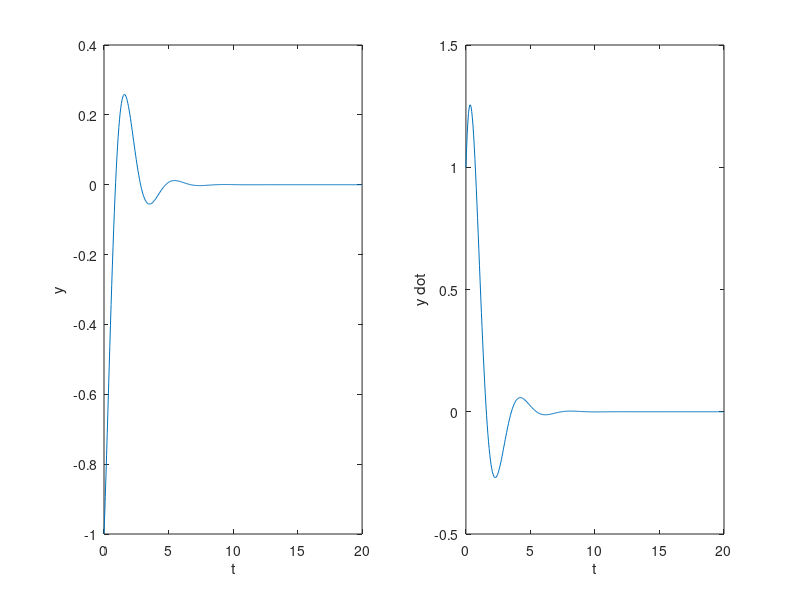

Source code (MATLAB):
%% PENCE MATARIA 
%  AE322 (170382)  

clear all;

%% INPUTS
prompt = {'Enter Damping Ratio:','Enter Natural Frequency:','Enter Step size:'};
dlgtitle = 'Input';
dims = [1 35];
definput = {'0.44','1.8','0.05'};
answer = inputdlg(prompt,dlgtitle,dims,definput);
si = str2double(answer(1));
wn = str2double(answer(2));
h = str2double(answer(3));

%%
t(1)=0;
tfinal = 20;
N=ceil(tfinal/h);
y(1) = -1;
y_dot(1) = 1;

F_y = @(t,y,y_dot) y_dot;                       %Dynamical Diff. equations for second order system
F_y_dot = @(t,y,y_dot) -(wn^2)*y-2*si*wn*y_dot;

%% RK4 LOOP
for i=1:(N-1)
    t(i+1) = t(i) + h;
    k_1_y = F_y(t(i),y(i),y_dot(i));
    k_1_y_dot = F_y_dot(t(i),y(i),y_dot(i));
    k_2_y = F_y(t(i)+0.5*h,y(i)+0.5*h*k_1_y,y_dot(i)+0.5*h*k_1_y_dot);
    k_2_y_dot = F_y_dot(t(i)+0.5*h,y(i)+0.5*h*k_1_y,y_dot(i)+0.5*h*k_1_y_dot);
    k_3_y = F_y(t(i)+0.5*h,y(i)+0.5*h*k_2_y,y_dot(i)+0.5*h*k_2_y_dot);
    k_3_y_dot = F_y_dot(t(i)+0.5*h,y(i)+0.5*h*k_2_y,y_dot(i)+0.5*h*k_2_y_dot);
    k_4_y = F_y(t(i)+h,y(i)+h*k_3_y,y_dot(i)+h*k_3_y_dot);
    k_4_y_dot = F_y_dot(t(i)+h,y(i)+h*k_3_y,y_dot(i)+h*k_3_y_dot);
    
    y(i+1) = y(i) + (1/6)*(k_1_y + 2*k_2_y + 2*k_3_y + k_4_y)*h; 
    y_dot(i+1) = y_dot(i) + (1/6)*(k_1_y_dot + 2*k_2_y_dot + 2*k_3_y_dot + k_4_y_dot)*h;
end

%% PLOTTING
subplot(1,2,1);
plot(t,y,'-');
xlabel('t');
ylabel('y');
subplot(1,2,2);
plot(t,y_dot,'-');
xlabel('t');
ylabel('y dot')